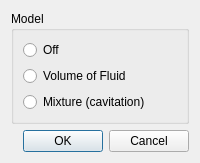
<?xml version="1.0" encoding="UTF-8"?>
<ui version="4.0">
 <class>MultiphaseDialog</class>
 <widget class="QDialog" name="MultiphaseDialog">
  <property name="geometry">
   <rect>
    <x>0</x>
    <y>0</y>
    <width>200</width>
    <height>162</height>
   </rect>
  </property>
  <property name="windowTitle">
   <string>Multiphase Model</string>
  </property>
  <layout class="QVBoxLayout" name="verticalLayout_2">
   <item>
    <widget class="QGroupBox" name="groupBox">
     <property name="title">
      <string>Model</string>
     </property>
     <layout class="QVBoxLayout" name="verticalLayout">
      <item>
       <widget class="QRadioButton" name="off">
        <property name="text">
         <string>Off</string>
        </property>
        <attribute name="buttonGroup">
         <string notr="true">modelRadioGroup</string>
        </attribute>
       </widget>
      </item>
      <item>
       <widget class="QRadioButton" name="volumeOfFluid">
        <property name="text">
         <string>Volume of Fluid</string>
        </property>
        <attribute name="buttonGroup">
         <string notr="true">modelRadioGroup</string>
        </attribute>
       </widget>
      </item>
      <item>
       <widget class="QRadioButton" name="mixture">
        <property name="text">
         <string>Mixture (cavitation)</string>
        </property>
        <attribute name="buttonGroup">
         <string notr="true">modelRadioGroup</string>
        </attribute>
       </widget>
      </item>
     </layout>
    </widget>
   </item>
   <item>
    <spacer name="verticalSpacer">
     <property name="orientation">
      <enum>Qt::Vertical</enum>
     </property>
     <property name="sizeHint" stdset="0">
      <size>
       <width>20</width>
       <height>23</height>
      </size>
     </property>
    </spacer>
   </item>
   <item>
    <widget class="QDialogButtonBox" name="buttonBox">
     <property name="orientation">
      <enum>Qt::Horizontal</enum>
     </property>
     <property name="standardButtons">
      <set>QDialogButtonBox::Cancel|QDialogButtonBox::Ok</set>
     </property>
    </widget>
   </item>
  </layout>
 </widget>
 <resources/>
 <connections>
  <connection>
   <sender>buttonBox</sender>
   <signal>accepted()</signal>
   <receiver>MultiphaseDialog</receiver>
   <slot>accept()</slot>
   <hints>
    <hint type="sourcelabel">
     <x>248</x>
     <y>254</y>
    </hint>
    <hint type="destinationlabel">
     <x>157</x>
     <y>274</y>
    </hint>
   </hints>
  </connection>
  <connection>
   <sender>buttonBox</sender>
   <signal>rejected()</signal>
   <receiver>MultiphaseDialog</receiver>
   <slot>reject()</slot>
   <hints>
    <hint type="sourcelabel">
     <x>316</x>
     <y>260</y>
    </hint>
    <hint type="destinationlabel">
     <x>286</x>
     <y>274</y>
    </hint>
   </hints>
  </connection>
 </connections>
 <buttongroups>
  <buttongroup name="modelRadioGroup"/>
 </buttongroups>
</ui>
